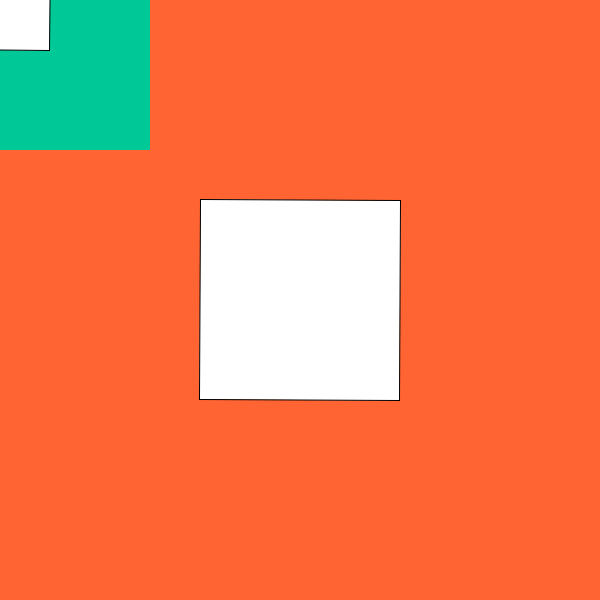
Frame 1 (no input)
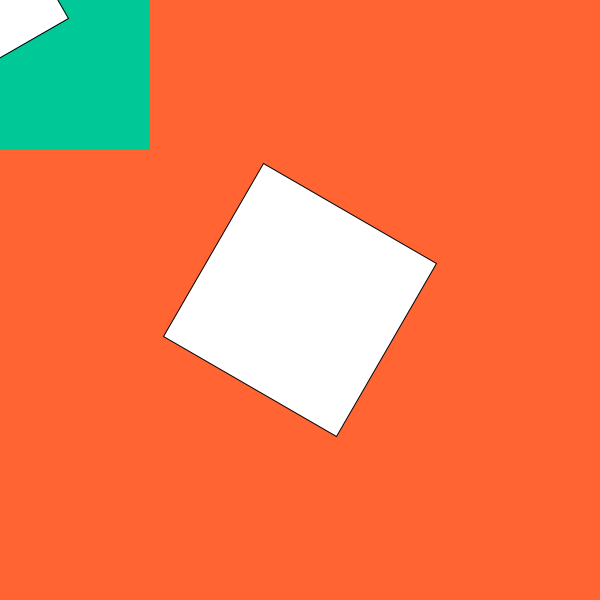
Frame 60 (the mouse pressed at the canvas centre just before this capture)
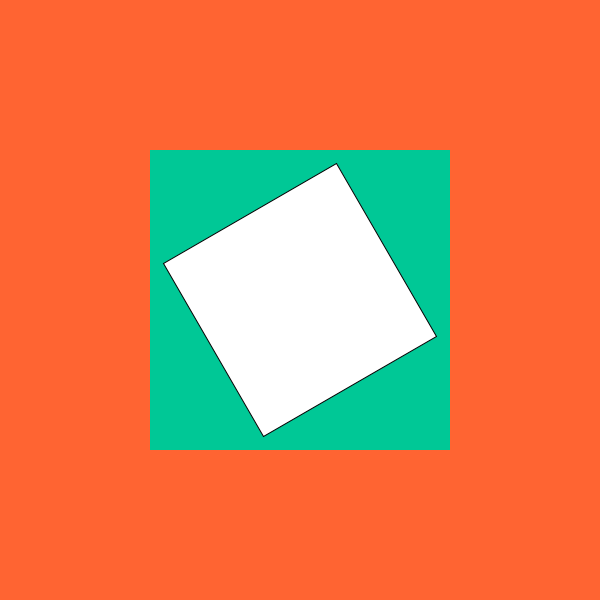
Frame 120 (the mouse held since frame 60 and released just before this capture)

The Processing sketch that drew these frames (run headless with seeded random() and noise(); from frame 60 on, the mouse is pressed at the canvas centre):

// Processing sketch: w12l_PGraphicsBasics
// ── w12l_PGraphicsBasics.pde
// bryan ma for code 2 sp 19
// in this sketch i'm drawing an additional graphics context with its own background
// and rotating shape. notice that between the beginDraw() and endDraw() calls the
// pg object has all its own drawing API functions - translate, rotate, rect, etc.

PGraphics pg;

void setup() {
  size(600, 600);
  pg = createGraphics(300, 300);
}

void draw() {
  background(255, 100, 50);
  pg.beginDraw();
  pg.background(0, 200, 150);
  pg.rectMode(CENTER);
  pg.translate(pg.width/2, pg.height/2);
  pg.rotate(radians(frameCount));
  pg.rect(0, 0, 100, 100);
  pg.endDraw();

  // the main graphics context is able to draw any PGraphics
  // offscreen buffers with the image() function,
  // just like a PImage.
  image(pg, mouseX - 150, mouseY - 150);
  
  translate(width/2, height/2);
  rotate(radians(frameCount * 0.5));
  rectMode(CENTER);
  rect(0, 0, 200, 200);
}
